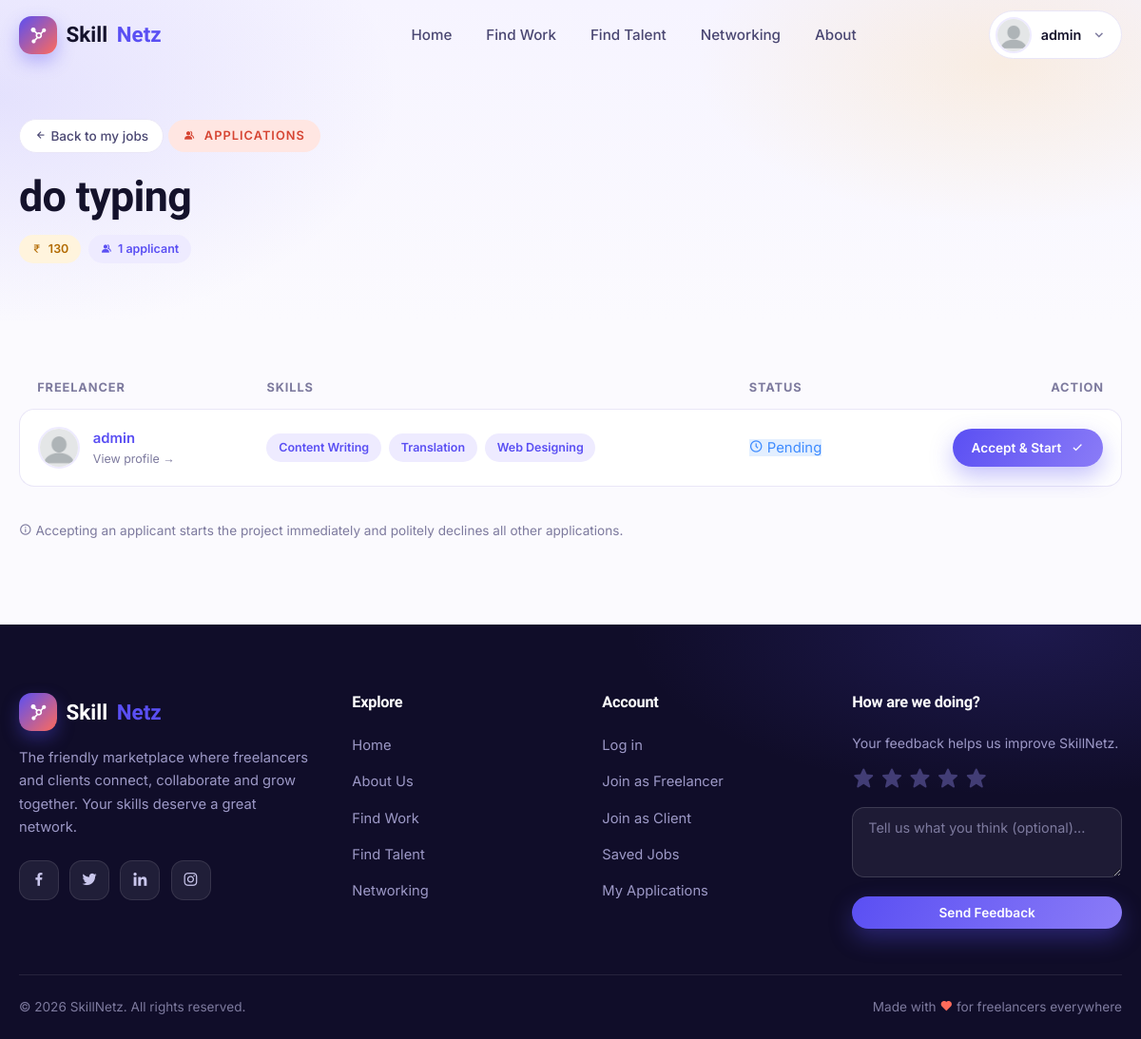
Screenshot of /job/2/applications/ (signed in) with the database file from the repository.
### skillnetz/models.py (models this page shows, shortened)
class CustomUser(AbstractUser):
    ROLE_CHOICES = (
    ("freelancer", "Freelancer"),
    ("client", "Client"),
    ("admin","Admin"))
    role = models.CharField(max_length=20,choices=ROLE_CHOICES,default="admin")
    linkedin_id = models.CharField(null=True,blank=True,max_length=20)
    paypal_id = models.CharField(null=True,blank=True,max_length=50)
    dp_img = models.ImageField(upload_to="img",blank=True,null=True,default="img/dp.jpg")
    skill = models.ManyToManyField("Skills",blank=True)

class Job(models.Model):
    job_title = models.CharField(max_length=50)
    skill = models.ManyToManyField("Skills")
    price = models.CharField(max_length=50)
    description = models.TextField()
    post_date = models.DateField(null=True,blank=True,auto_now_add=True)
    job_image = models.ImageField(upload_to="job_images/",null=True,blank=True)
    post_by = models.ForeignKey(CustomUser,on_delete=models.CASCADE)

class JobApplication(models.Model):
    applicant = models.ForeignKey(CustomUser, on_delete=models.CASCADE,related_name='send')
    job = models.ForeignKey(Job, on_delete=models.CASCADE)
    status = models.CharField(max_length=20, default='Pending')  # Pending, Accepted, Rejected
    is_accepted = models.BooleanField(default=False)
    reciver = models.ForeignKey(CustomUser, on_delete=models.CASCADE,null=True, blank=True)

class Skills(models.Model):
    name = models.CharField(max_length=100)

### skillnetz/views.py (the view)
# urls.py: path('job/<int:job_id>/applications/', views.job_applications, name='job_applications'),
def job_applications(request, job_id):
    job = get_object_or_404(Job, pk=job_id)
    applications = JobApplication.objects.filter(job=job)
    return render(request, 'job_applications.html', {'job': job, 'applications': applications})

### skillnetz/templates/job_applications.html (shortened to what this page needs)
{% extends 'base.html' %}
{% load static %}
{% block content %}
<header class="page-hero" style="padding-bottom:2.6rem;">
  <div class="container">
    <a href="{% url 'myjobs' %}" class="chip reveal" style="margin-bottom:1.2rem;"><i class='bx bx-left-arrow-alt'></i> Back to my jobs</a>
    <span class="eyebrow coral reveal"><i class='bx bxs-group'></i> Applications</span>
    <h1 class="reveal" style="--reveal-delay:.06s;max-width:44rem;">{{ job.job_title }}</h1>
    <div class="job-meta reveal" style="--reveal-delay:.12s;margin-top:0.8rem;">
      <span class="meta-pill price"><i class='bx bx-rupee'></i> {{ job.price }}</span>
      <span class="meta-pill skill"><i class='bx bxs-group'></i> {{ applications|length }} applicant{{ applications|length|pluralize }}</span>
    </div>
  </div>
</header>
<section class="section" style="padding-top:3rem;">
  <div class="container">
    {% if applications %}
    <div style="overflow-x:auto;" class="reveal">
      <table class="app-table">
        <thead>
          <tr>
            <th>Freelancer</th>
            <th>Skills</th>
            <th>Status</th>
            <th style="text-align:right;">Action</th>
          </tr>
        </thead>
        <tbody>
          {% for application in applications %}
          <tr>
            <td>
              <div style="display:flex;align-items:center;gap:0.85rem;">
                <img src="{{ application.applicant.dp_img.url }}" alt="" style="width:44px;height:44px;border-radius:50%;object-fit:cover;border:2px solid var(--primary-soft);">
                <div>
                  <a href="{% url 'profile' application.applicant.id %}" style="font-weight:600;color:var(--primary);">{{ application.applicant.first_name|default:application.applicant.username }}</a>
                  <div style="font-size:0.78rem;color:var(--muted);">View profile →</div>
                </div>
              </div>
            </td>
            <td>
              <div class="job-meta" style="margin:0;">
                {% for s in application.applicant.skill.all %}<span class="meta-pill skill">{{ s.name }}</span>{% endfor %}
              </div>
            </td>
            <td>
              {% if application.is_accepted %}
              <span class="meta-pill skill" style="background:var(--teal-soft);color:var(--teal);"><i class='bx bxs-check-circle'></i> Accepted</span>
              {% else %}
              <span class="meta-pill date"><i class='bx bx-time-five'></i> Pending</span>
              {% endif %}
            </td>
            <td style="text-align:right;">
              {% if not application.is_accepted %}
              <a href="{% url 'accept_application' job_id=job.id application_id=application.id %}" class="btn btn-primary btn-sm">Accept &amp; Start <i class='bx bx-check'></i></a>
              {% else %}
              <a href="{% url 'activejobs' %}" class="btn btn-ghost btn-sm">Go to dashboard</a>
              {% endif %}
            </td>
          </tr>
          {% endfor %}
        </tbody>
      </table>
    </div>
    <p class="reveal" style="margin-top:1.4rem;font-size:0.85rem;color:var(--muted);">
      <i class='bx bx-info-circle'></i> Accepting an applicant starts the project immediately and politely declines all other applications.
    </p>
    {% endif %}
  </div>
</section>
{% endblock %}

### skillnetz/templates/base.html (shortened to what this page needs)
<!DOCTYPE html>
<html lang="en">
{% load static %}
<head>
  <link href='https://unpkg.com/boxicons@2.1.1/css/boxicons.min.css' rel='stylesheet'>
  <link rel="stylesheet" href="{% static 'css/skillnetz.css' %}">
</head>
<body>
  <nav class="navbar">
    <div class="container nav-inner">
      <a href="{% url 'home' %}" class="brand">
        <span class="brand-mark"><i class='bx bxs-network-chart'></i></span>
        Skill<em>Netz</em>
      </a>
      <ul class="nav-links">
        <li><a href="{% url 'home' %}" class="{% if request.path == '/' %}active{% endif %}">Home</a></li>
        <li><a href="{% url 'findwork' %}" class="{% if '/findwork' in request.path %}active{% endif %}">Find Work</a></li>
        <li><a href="{% url 'findtalent' %}" class="{% if '/findtalent' in request.path %}active{% endif %}">Find Talent</a></li>
        <li><a href="{% url 'mynetwork' %}">Networking</a></li>
        <li><a href="{% url 'about' %}" class="{% if '/aboutus' in request.path %}active{% endif %}">About</a></li>
      </ul>
      <div class="nav-actions">
        {% if user.is_authenticated %}
        <div class="nav-user">
          <button class="nav-user-btn" type="button">
            <img src="{{ user.dp_img.url }}" alt="{{ user.first_name }}">
            <span class="nav-user-name">{{ user.first_name }}</span>
            <i class='bx bx-chevron-down'></i>
          </button>
        </div>
        {% else %}
        <a href="{% url 'login' %}" class="btn btn-ghost btn-sm">Log in</a>
        <a href="{% url 'signup' %}" class="btn btn-primary btn-sm">Join <i class='bx bx-right-arrow-alt'></i></a>
        {% endif %}
      </div>
    </div>
  </nav>
  {% block content %}{% endblock %}
  <footer class="footer">
    <div class="container">
      <div class="footer-grid">
        <div class="footer-col footer-about">
          <a href="{% url 'home' %}" class="brand">
            <span class="brand-mark"><i class='bx bxs-network-chart'></i></span>
            Skill<em>Netz</em>
          </a>
          <p>The friendly marketplace where freelancers and clients connect, collaborate and grow together. Your skills deserve a great network.</p>
          <div class="footer-social">
            <a href="#" aria-label="Facebook"><i class='bx bxl-facebook'></i></a>
            <a href="#" aria-label="Twitter"><i class='bx bxl-twitter'></i></a>
            <a href="#" aria-label="LinkedIn"><i class='bx bxl-linkedin'></i></a>
            <a href="#" aria-label="Instagram"><i class='bx bxl-instagram'></i></a>
          </div>
        </div>
        <div class="footer-col">
          <h4>Explore</h4>
          <ul class="footer-links">
            <li><a href="{% url 'home' %}">Home</a></li>
            <li><a href="{% url 'about' %}">About Us</a></li>
            <li><a href="{% url 'findwork' %}">Find Work</a></li>
            <li><a href="{% url 'findtalent' %}">Find Talent</a></li>
            <li><a href="{% url 'mynetwork' %}">Networking</a></li>
          </ul>
        </div>
        <div class="footer-col">
          <h4>Account</h4>
          <ul class="footer-links">
            <li><a href="{% url 'login' %}">Log in</a></li>
            <li><a href="{% url 'signup' %}">Join as Freelancer</a></li>
            <li><a href="{% url 'signup' %}">Join as Client</a></li>
            <li><a href="{% url 'saved_jobs' %}">Saved Jobs</a></li>
            <li><a href="{% url 'mywork' %}">My Applications</a></li>
          </ul>
        </div>
        <div class="footer-col footer-feedback">
          <h4>How are we doing?</h4>
          <p style="font-size:0.88rem;color:#9d99c7;">Your feedback helps us improve SkillNetz.</p>
          <form action="{% url 'feedback_submit' %}" method="POST">
            <div class="stars">
              <i class='bx bxs-star'></i><i class='bx bxs-star'></i><i class='bx bxs-star'></i><i class='bx bxs-star'></i><i class='bx bxs-star'></i>
            </div>
            <textarea name="comment" placeholder="Tell us what you think (optional)..."></textarea>
            <button type="submit" class="btn btn-primary btn-sm btn-block">Send Feedback</button>
          </form>
        </div>
      </div>
      <div class="footer-bottom">
        <span>© 2026 SkillNetz. All rights reserved.</span>
        <span class="made-with">Made with <i class='bx bxs-heart'></i> for freelancers everywhere</span>
      </div>
    </div>
  </footer>
</body>
</html>

### rows the page displays
CustomUser: dp_img (picture), first_name "admin"
Job: job_title "do typing", price "130"
JobApplication: applicant.dp_img (picture), applicant.first_name "admin", is_accepted False (drawn)
Skills: name "Content Writing"
Skills: name "Translation"
Skills: name "Web Designing"

### other values shown
{{ applications|length }} "1"
